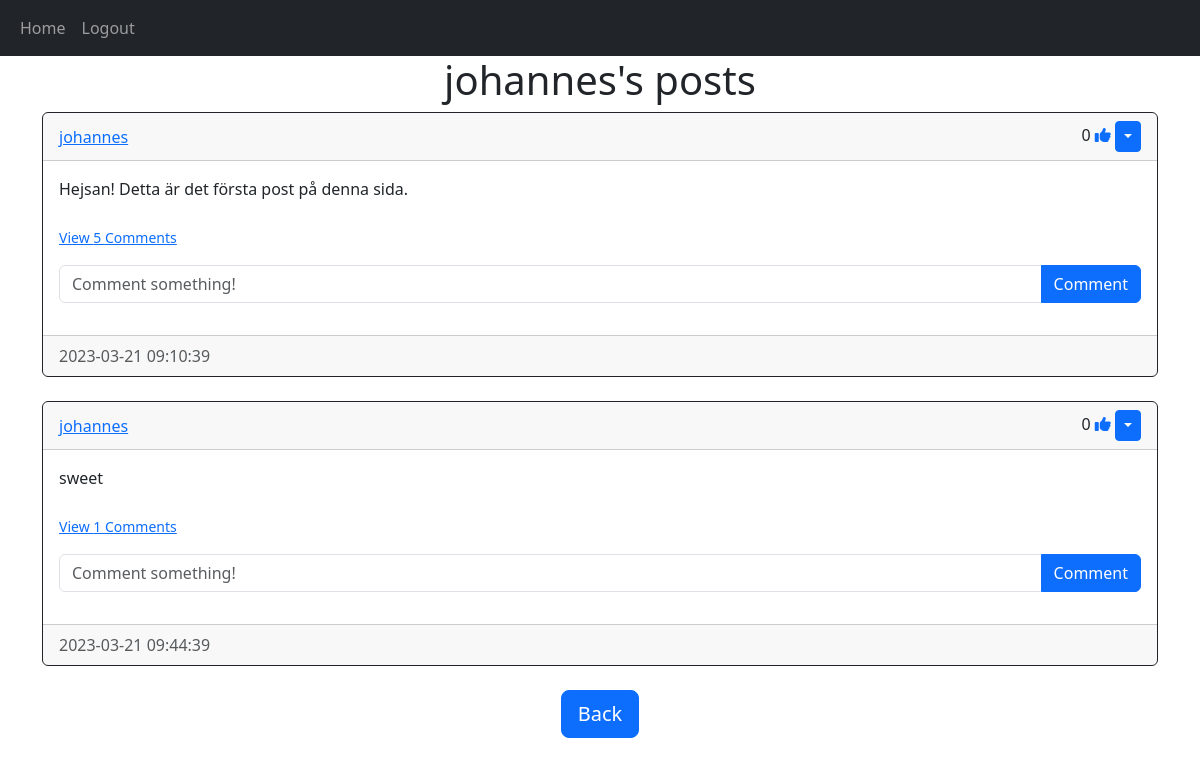
Page /posts/johannes (signed in) on the earlier database version.
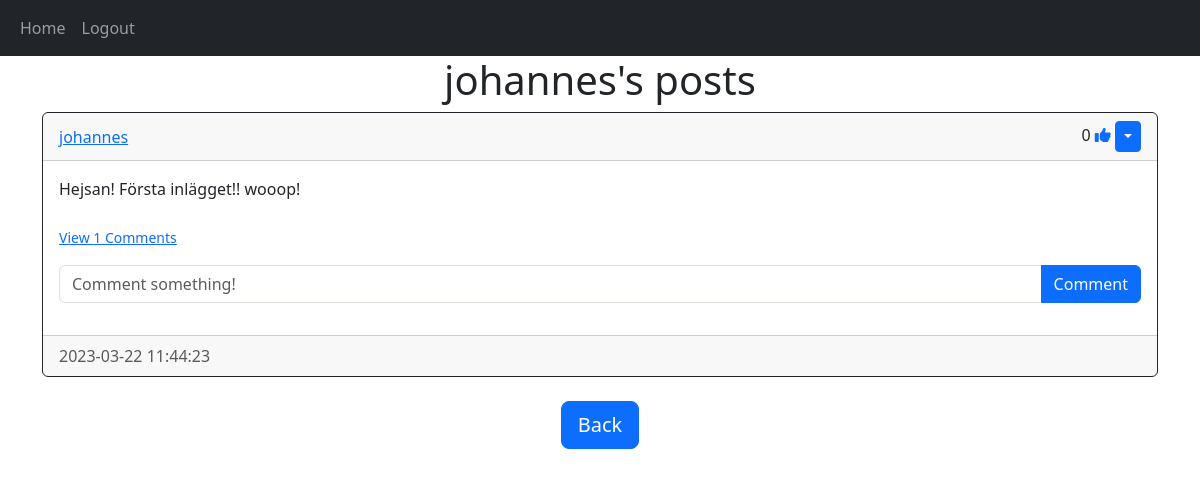
Same page on the later database version.
### website/models.py (models this page shows)
class User(db.Model, UserMixin):
    id = db.Column(db.Integer, primary_key=True)
    email = db.Column(db.String(150), unique=True)
    username = db.Column(db.String(150), unique=True)
    password = db.Column(db.String(150))
    date_created = db.Column(db.DateTime(timezone=True), default=func.now())
    posts = db.relationship("Post", backref="user", passive_deletes=True)
    comments = db.relationship("Comment", backref="user", passive_deletes=True)
    likes = db.relationship("Like", backref="user", passive_deletes=True)

class Post(db.Model):
    id = db.Column(db.Integer, primary_key=True)
    text = db.Column(db.Text, nullable=False)
    date_created = db.Column(db.DateTime(timezone=True), default=func.now())
    author = db.Column(db.Integer, db.ForeignKey("user.id", ondelete="CASCADE"), nullable=False)
    comments = db.relationship("Comment", backref="post", passive_deletes=True)
    likes = db.relationship("Like", backref="post", passive_deletes=True)

### website/views.py (the view)
@views.route("/posts/<username>")
@login_required
def posts(username):
    user = User.query.filter_by(username=username).first()
    if not user:
        flash("No user with that username exists.", category="error")
        return redirect(url_for("views.home"))
    posts = user.posts
    return render_template("posts.html", user=current_user, posts=posts, username=username)

### website/__init__.py (called while the page is built)
def create_app():
    app = Flask(__name__)
    app.config['SECRET_KEY'] = "helloworld"
    app.config['SQLALCHEMY_DATABASE_URI'] = f'sqlite:///{DB_NAME}'
    db.init_app(app)
    from .views import views
    from .auth import auth
    app.register_blueprint(views, url_prefix="/")
    app.register_blueprint(auth, url_prefix="/")
    from .models import User, Post, Comment, Like
    create_database(app)
    login_manager = LoginManager()
    login_manager.login_view = "auth.login"
    login_manager.init_app(app)
    @login_manager.user_loader
    def load_user(id):
        return User.query.get(int(id))
    return app

### website/templates/posts.html (shortened to what this page needs)
{% extends "posts_div.html" %}
{% block header %} {{username}}'s posts {% endblock %}
{% block footer %}
<div align="center">
    <a href="/home"><button type="button" class="btn btn-primary btn-lg">Back</button></a>
</div>
{% endblock %}

### website/templates/posts_div.html (shortened to what this page needs)
{% extends "base.html" %} {% block title %}Home{% endblock %} {% block content
    %}
    <h1 align="center">{% block header %}Posts{% endblock %}</h1>
    <div id="posts">
      {% for post in posts %}
      <div class="card border-dark">
        <div class="card-header d-flex justify-content-between align-items-center">
          <a href="/posts/{{post.user.username}}">{{post.user.username}}</a>
          <div>
            {{post.Likes|length}}
            {% if user.id in post.Likes|map(attribute="author")|list %}
            <a href="/like-post/{{post.id}}"><i class="fa-regular fa-thumbs-up"></i></a>
            {% else %}
            <a href="/like-post/{{post.id}}"><i class="fa-solid fa-thumbs-up"></i></a>
            {% endif %}
            {% if user.id == post.author %}
          <div class="btn-group">
            <button type="button" class="btn btn-sm btn-primary dropdown-toggle" data-bs-toggle="dropdown"></button>
          </div>
          {% endif %}
        </div>
        </div>
        <div class="card-body">
          <div class="card-text">{{post.text}}</div>
          <br>
          <p class="card-text">
            {% if post.comments|length > 0 %}
            <a data-bs-toggle="collapse" href="#comments-{{post.id}}" role="button">
              <small>View {{post.comments|length}} Comments</small>
            </a>
            {% else %}
            <small class="text-muted">No Comments</small>
            {% endif %}
          </p>
          <form class="input-group mb-3" method="POST" action="/create-comment/{{post.id}}">
            <input type="text" id="text" name="text" class="form-control" placeholder="Comment something!"/>
            <button type="submit" class="btn btn-primary">Comment</button>
          </form>
        </div>
        <div class="card-footer text-muted">{{post.date_created}}</div>
      </div>
      <br> {% endfor %}
    </div>
    {% block footer %}{% endblock %} {% endblock %}

### website/templates/base.html (shortened to what this page needs)
<!DOCTYPE html>
<html lang="en">
<head>
    <link href="https://cdn.jsdelivr.net/npm/bootstrap@5.3.0-alpha1/dist/css/bootstrap.min.css" rel="stylesheet">
</head>
<body>
    <nav class="navbar navbar-expand-lg navbar-dark bg-dark">
        <div class="container-fluid">
            <div class="collapse navbar-collapse" id="navbar">
                <div class="navbar-nav">
                    <a class="nav-item nav-link" href="/home">Home</a>
                    {% if user.is_authenticated %}
                    <a class="nav-item nav-link" href="/logout">Logout</a>
                    {% else %}
                    <a class="nav-item nav-link" href="/login">Login</a>
                    <a class="nav-item nav-link" href="/sign-up">Sign Up</a>
                    {% endif %}
                </div>
            </div>
        </div>
    </nav>
    <div class="container">{% block content %}{% endblock %}</div>
</body>
</html>

Differences in the rows shown:
no longer on this page (row edited): Post: user.username "johannes", Likes|length "0", text "sweet", comments|length "1", date_created "2023-03-21 09:44:39"
changed Post "johannes": text "Hejsan! Detta är det första post på denna sida." → "Hejsan! Första inlägget!! wooop!"; comments|length "5" → "1"; date_created "2023-03-21 09:10:39" → "2023-03-22 11:44:23"
